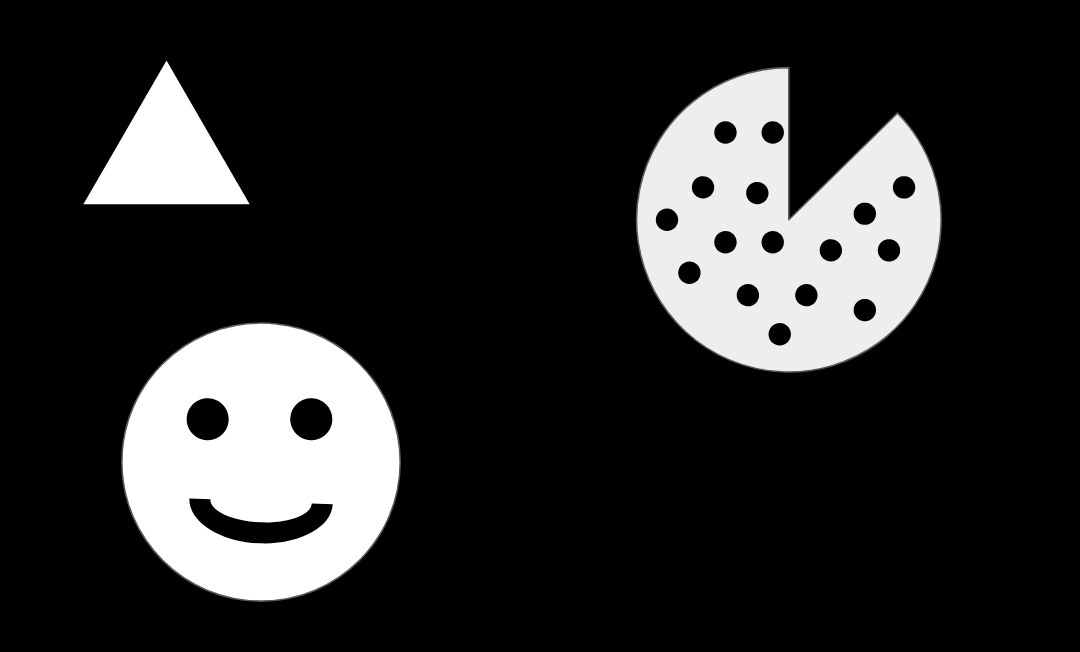
#> input picture ImageProcessing/ComputerVis_Examples/contourDetection/src/internal_external.png, 1080 x 652 px, found by its file name
$ jupyter execute ContourDetection.ipynb   (shell and % lines are left out)
#> lines starting #> are read from the running program, lines starting #| are printed output that depends on the picture; after the words box and inside, x2 and y2 are one past the last pixel; in counts of white or black regions, pixels touching at a corner belong together
CONTOUR DETECTION

[cell 1]
import cv2  #gerekli kütüphanelerimizi aktarıyoruz
import matplotlib.pyplot as plt
import numpy as np

img = cv2.imread('d:CV_WithPython/DATA/internal_external.png',0) #resmimizi diskten alıp gri formata dönüştürdük
#> img is the input picture: shape (652, 1080); min 0, max 255, mean 43.4
ret,thresh = cv2.threshold(img,127,255,cv2.THRESH_BINARY)  #threshold işlemi uyguladık
#> thresh: shape (652, 1080); 17.5% white; 3 white regions

contours,_ = cv2.findContours(img,cv2.RETR_CCOMP,cv2.CHAIN_APPROX_SIMPLE) #threshold uygulanmış resmimizdeki konturları buldul
#> contours = 22 contours; largest, box (x1, y1, x2, y2) and area: (635, 66, 942, 373) 64554, (121, 322, 401, 602) 61517, (83, 60, 250, 205) 12042, (189, 498, 333, 544) 3049, (186, 398, 229, 441) 1380
plt.imshow(thresh,cmap='gray')

external_contours = np.zeros(img.shape) #giriş görüntümüz boyutunda bir siyah bir görüntü oluşturduk

for i in range(len(contours)): #konturlar içinde gezindik

    cv2.drawContours(external_contours,contours,i,255,-1) #(nereye çizilcek,kontur koordinatları,i,renk.kalınlık(-1 ise içi dolu))
#> this loop made 22 passes
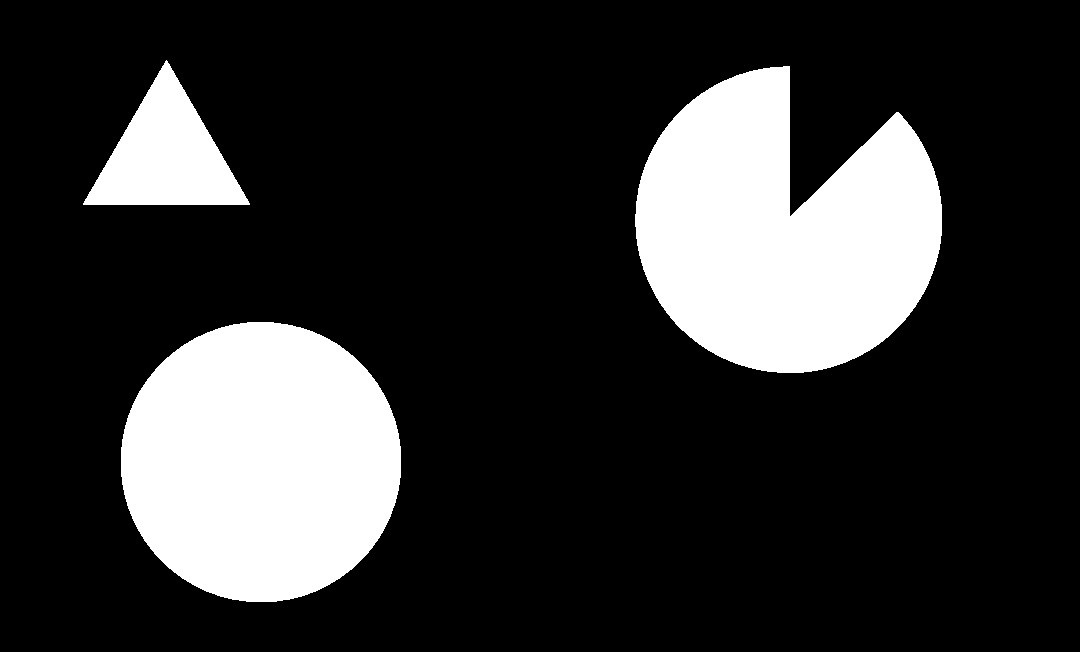
#> external_contours: shape (652, 1080) float64; 19.8% white; 3 white regions, box (x1, y1, x2, y2) and area: (635, 66, 942, 373) 65063, (121, 322, 401, 602) 61914, (83, 60, 250, 205) 12270

plt.imshow(external_contours,cmap='gray')
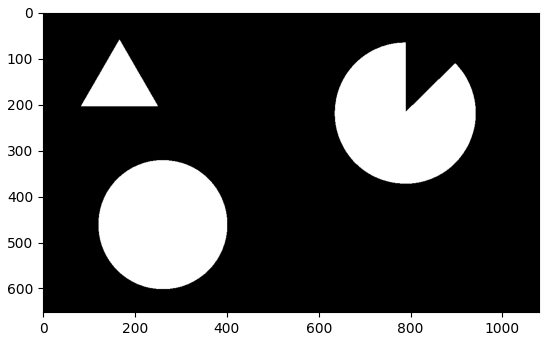
#> figure drawn by matplotlib, 1 panel
